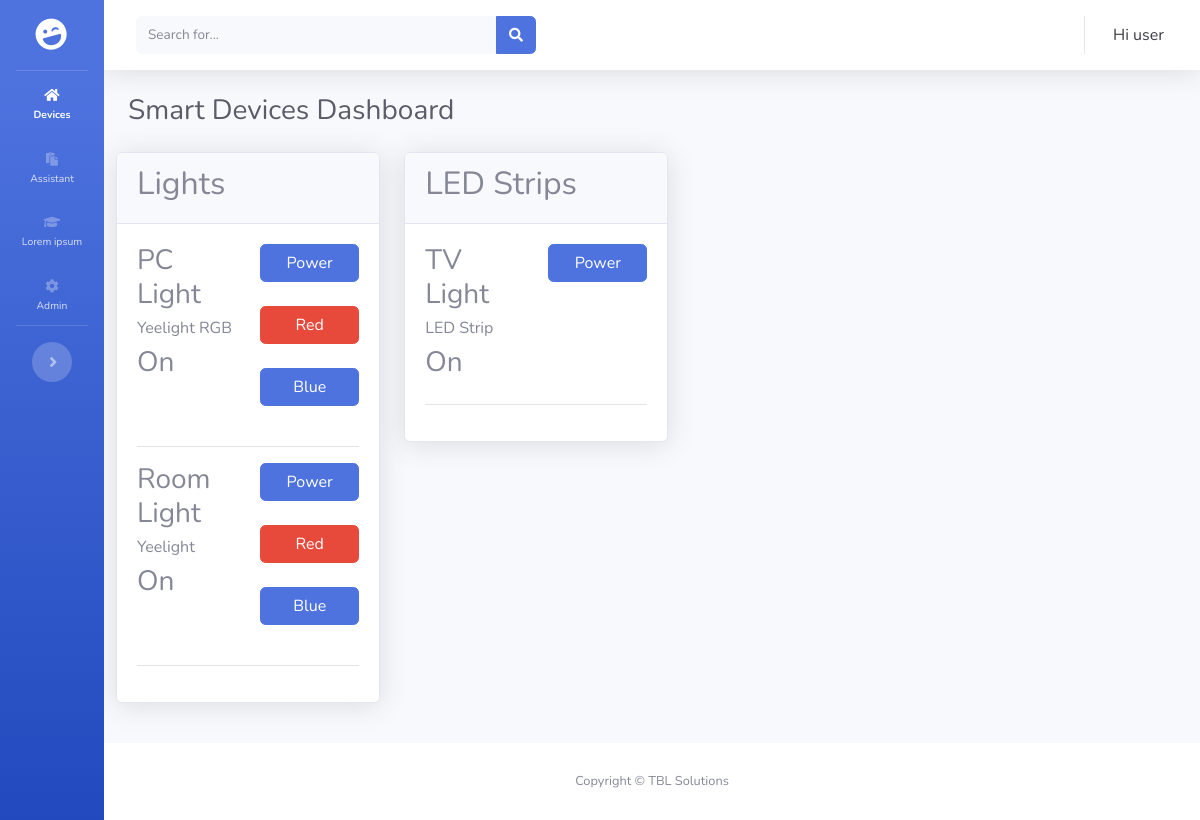
Page /devices/ on the committed database.
### dashboard/models.py (models this page shows, shortened)
class Device(models.Model):
    name = models.CharField(max_length=255)
    ip_address = models.CharField(max_length=255)
    power_status = models.BooleanField(default=False)
    light_type = models.CharField(max_length=255, default='Light')

class DeviceLEDStrip(models.Model):
    name = models.CharField(max_length=255)
    ip_address = models.CharField(max_length=255)
    power_status = models.BooleanField(default=False)
    light_type = models.CharField(max_length=255, default='Light')

### dashboard/views.py (the view)
# urls.py: path('devices/', views.devices, name='devices'),
def devices(request):
    devices = Device.objects.all()
    devices_strip = DeviceLEDStrip.objects.all()
    return render(request, 'dashboard/dashboard.html', {'devices': devices, 'devices_strip': devices_strip})

### templates/dashboard/dashboard.html (shortened to what this page needs)
{% extends 'layout/base.html' %}
{% load static %}
{% block heading %}Smart Devices Dashboard {% endblock heading %}
{% block body %}
<link rel="stylesheet" type="text/css" href="static/css/switch.css">
<div class="row justify-content-center">
  <div class="col">
    <div class="card mb-4 shadow">
      <div class="card-header">
        <h2>Lights</h1>
      </div>
      <div class="card-body">
        {% for device in devices %}
            <div class="row">
              <div class="col">
                <h3 >{{ device.name }}</h3>
                <h6>{{ device.light_type }}</h6>
                {% if device.power_status == True %}
                <h3>On</h3>
                {% else %}
                <h3>Off</h3>
                {% endif %}
              </div>
              <div class="col">
                <form method="post" action="{% url 'toggle-power' device.id%}">
                  <button class="btn btn-primary btn-block btn-round mb-4">Power</button>
                </form>
                <form method="post" action="{% url 'red' device.id%}">
                  <button class="btn btn-danger btn-block btn-round mb-4">Red</button>
                </form>
                <form method="post" action="{% url 'blue' device.id%}">
                  <button class="btn btn-primary btn-block btn-round mb-4">Blue</button>
                </form>
              </div>
            </div>
            <hr>
        {% endfor %}
      </div>
    </div>
  </div>
  <div class="col">
    <div class="card mb-4 shadow">
      <div class="card-header">
        <h2>LED Strips</h1>
      </div>
      <div class="card-body">
        {% for device in devices_strip %}
            <div class="row">
              <div class="col">
                <h3 >{{ device.name }}</h3>
                <h6>{{ device.light_type }}</h6>
                {% if device.power_status == True %}
                <h3>On</h3>
                {% else %}
                <i class="bi bi-lightbulb-off"></i>
                <h3>Off</h3>
                {% endif %}
              </div>
              <div class="col">
                <form method="post" action="{% url 'toggle-power-strip' device.id%}">
                  <button class="btn btn-primary btn-block btn-round mb-4">Power</button>
                </form>
              </div>
            </div>
            <hr>
        {% endfor %}
      </div>
    </div>
  </div>
</div>
{% endblock body %}

### static/css/switch.css (style rules this page uses)
html { box-sizing: border-box; font-family: 'Arial', sans-serif; font-size: 100%; }
*, *:before, *:after { box-sizing: inherit; margin:0; padding:0; }

### rows in the picture
Device: name "PC Light", light_type "Yeelight RGB", power_status "On"
Device: name "Room Light", light_type "Yeelight", power_status "On"
DeviceLEDStrip: name "TV Light", light_type "LED Strip", power_status "On"
